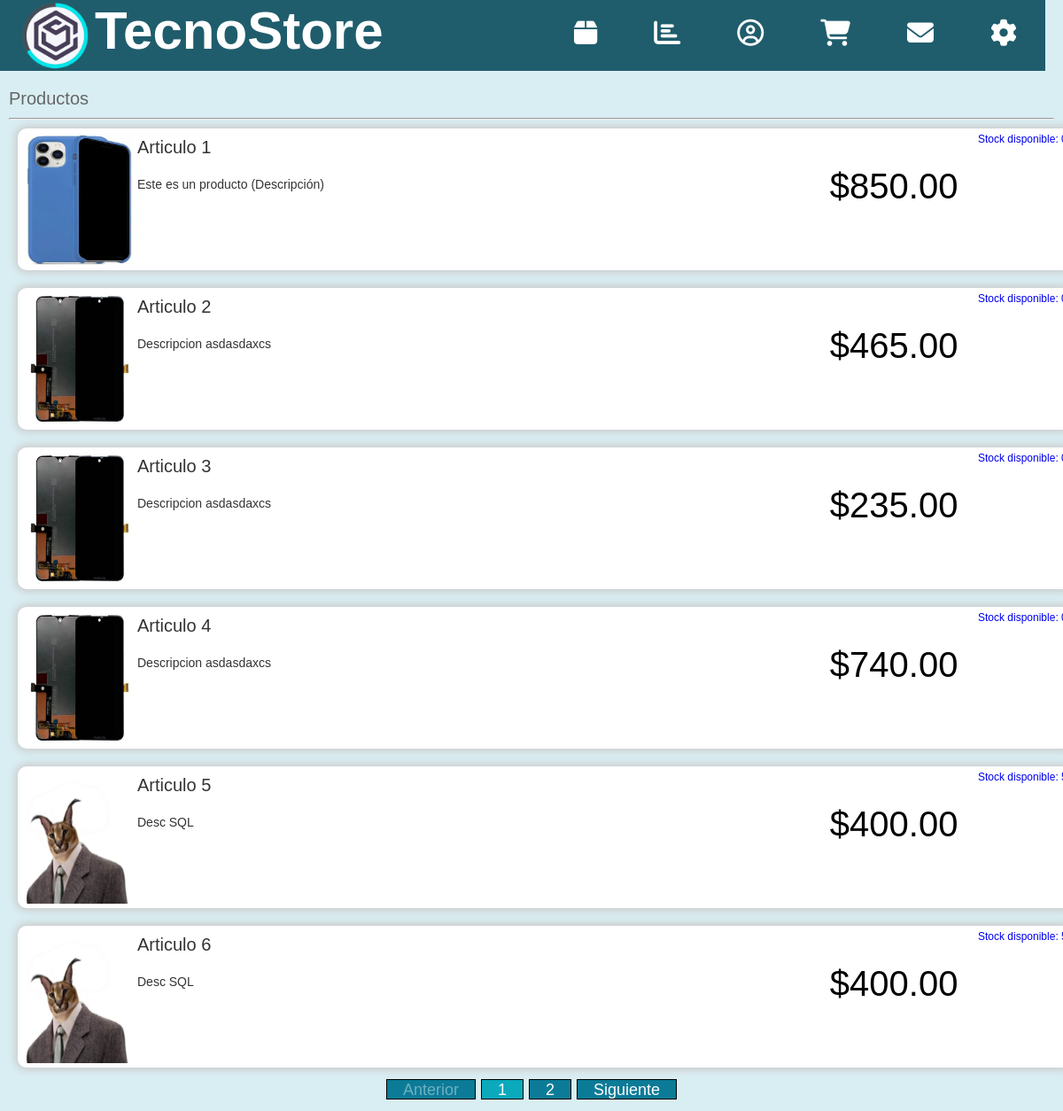
Before: /TecnoStore/index.php?pagina=1 (signed in) with the older database file.
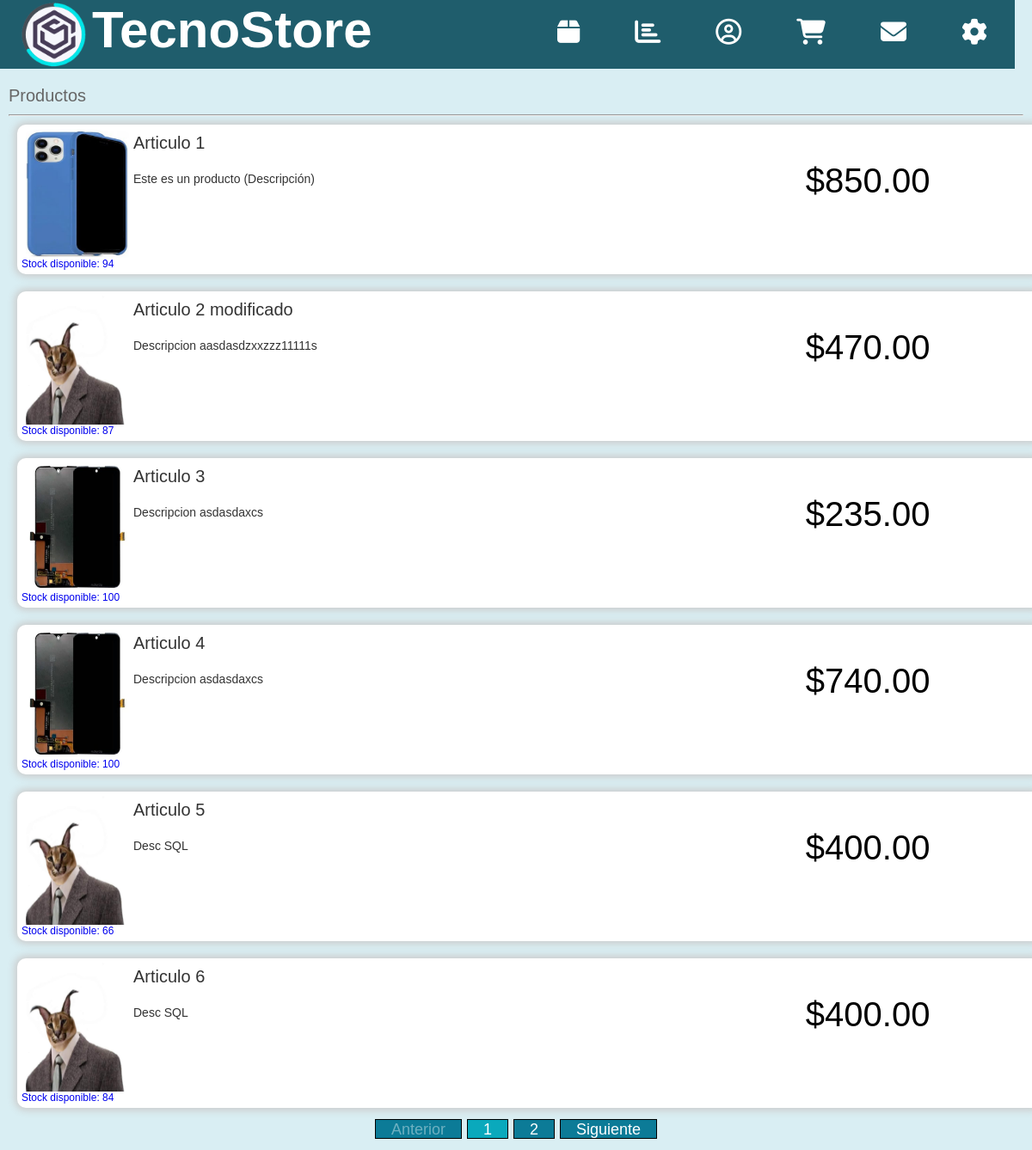
After: the same page with the newer database file.
### tables this page shows
CREATE TABLE `t_productos` (
  `ID` int(11) NOT NULL,
  `Nombre` varchar(50) DEFAULT NULL,
  `Descripcion` varchar(100) DEFAULT NULL,
  `Precio` double(15,2) DEFAULT NULL,
  `Cantidad` int(11) NOT NULL DEFAULT 0,
  `Estado` int(11) NOT NULL DEFAULT 1,
  `Imagen` varchar(255) DEFAULT NULL,
  `Vendidos` int(11) NOT NULL DEFAULT 0,
  `Ganancias` double(15,2) NOT NULL DEFAULT 0.00
);

### TecnoStore/index.php (the view, shortened to what this page needs)
<?php
    include_once('Servicios/conexion2.php');
    $sql = 'SELECT * FROM t_productos WHERE Estado=1';
    $sentencia= $pdo->prepare($sql);
    $sentencia->execute();
    $resultado=$sentencia->fetchAll();
    $id = $_SESSION['id'];
    $nivel = $_SESSION['nivel'];
    $total_articulos = $sentencia->rowCount();
    $articulos_x_pagina = 6;
    $paginas = $total_articulos/$articulos_x_pagina;
    $paginas = ceil($paginas);
?>
<!DOCTYPE html>
<html lang="es">
<head>
    <link rel="stylesheet" href="CSS/index.css">
</head>
<body onload="Load(<?php echo $id; ?>);">
    <nav id="nav">
        <ul><a href="index.php?pagina=1" title="Inicio"><img src="IMG/TS_Logo.png"></a></ul>
        <ul><li><h1>TecnoStore</h1></li></ul>
        <ul>
            <div class="options-place">
                <?php
                    if ($nivel == '1' || $nivel == '2'){
                        echo '<li><a href="gestor.php" title="Gestor"><i class="fas fa-box"></i></a></li>';
                        echo '<li><a href="reportes.php" title="Reportes"><i class="fas fa-chart-bar"></i></a></li>';
                    }
                ?>
                <li><a href="" title="Perfil"><i class="far fa-user-circle"></i></a>
                </li>
                <li><a href="carrito.php" title="Carrito"><i class="fas fa-shopping-cart"></i></a></li>
                <li><a href="contacto.php" title="Contacto"><i class="fas fa-envelope"></i></a></li>
                <li><a href="configuracion.php" title="Configuración"><i class="fas fa-cog"></i></a></li>
            </div>
        </ul>
    </nav>
    <div class="content-page">
        <div class="title-section">Productos</div>
        <hr>
        <div class="products-list" id="space-list">
            <?php
            $iniciar = ($_GET['pagina']-1)*$articulos_x_pagina;
            $sql_articulos = 'SELECT * FROM t_productos WHERE Estado=1 LIMIT :iniciar,:num_articulos';
            $sentencia_articulos= $pdo->prepare($sql_articulos);
            $sentencia_articulos->bindParam(':iniciar', $iniciar, PDO::PARAM_INT);
            $sentencia_articulos->bindParam(':num_articulos', $articulos_x_pagina, PDO::PARAM_INT);
            $sentencia_articulos->execute();
            $resultado_articulos=$sentencia_articulos->fetchAll();
            ?>
            <?php foreach($resultado_articulos as $articulo): ?>
                <div class="product-box">
                    <a href="producto.php?p=<?php echo $articulo['ID'] ?>">
                        <div class="product">
                            <img src="Uploads/<?php echo $articulo['Imagen'] ?>">
                            <div class="detail-middle">
                                <div class="detail-title" id="text"><?php echo $articulo['Nombre'] ?></div>
                                <div class="detail-description"><?php echo $articulo['Descripcion'] ?></div>
                            </div>
                            <div class="detail-price">$<?php echo $articulo['Precio'] ?></div>
                            <div class="detail-quantity">Stock disponible: <?php echo $articulo['Cantidad'] ?> </div>
                        </div>
                    </a>
                </div>
            <?php endforeach ?>
        </div>
        <div class="nav-page">
            <ul class="page-item">
                <li class="page-link <?php echo $_GET['pagina']<=1 ? 'disabled' : '' ?>">
                    <a href="index.php?pagina=<?php echo $_GET['pagina']-1 ?>">
                        Anterior
                    </a>
                </li>
                <?php for($i=0;$i<$paginas;$i++): ?>
                <li class="page-link <?php echo $_GET['pagina']==$i+1 ? 'active' : '' ?>">
                    <a href="index.php?pagina=<?php echo $i+1 ?>">
                        <?php echo $i+1 ?>
                    </a>
                </li>
                <?php endfor ?>
                <li class="page-link <?php echo $_GET['pagina']>=$paginas ? 'disabled' : '' ?>">
                    <a href="index.php?pagina=<?php echo $_GET['pagina']+1 ?>">
                        Siguiente
                    </a>
                </li>
            </ul>
        </div>
    </div>
</body>
</html>

### TecnoStore/CSS/index.css (style rules this page uses)
* { margin: 0; padding: 0; font-family: 'Lucida Sans', 'Lucida Sans Regular', 'Lucida Grande', 'Lucida Sans Unicode', Geneva, Verdana, sans-serif; }
body { background-color: #D9EEF3; }
nav { width: calc(100% - 20px); height: 80px; background: #1F5D6C; }
nav img { padding-left: 20px; height: 80px; float: left; }
nav ul li { list-style: none; }
nav ul li h1 { font-size: 60px; color: #fff; }
nav ul div li { list-style: none; font-size: 30px; cursor: pointer; color:#fff; display: flex; }
nav ul div li a { display: block; padding: 0rem 2rem; color: white; text-decoration: none; }
.options-place { height: 60px; display: flex; float: right; transform: translate( 0,-80%); }
.content-page { margin: auto; padding: 10px; width: calc(100% - 20px); max-width: 1180px; }
.title-section { padding: 10px 0; font-size: 20px; color: #666; }
.products-list { display: table; width: 100%; }
.product-box { display: inline-table; padding: 10px; width: 100%; min-width: 220; }
.product-box a { text-decoration: none; }
.product { display: flex; flex-wrap: wrap; flex-direction: row; padding: 5px; width: 100%; border-radius: 10px; box-shadow: 0 0 8px 3px #ccc; background-color: #fff; }
.product img { padding-left: 5px; width: 120px; height: 150px; border-radius: 10px 10px 0 0; }
.detail-middle { width: 60%; flex-direction: column; }
.detail-title { padding: 5px; font-size: 20px; color: #333; height: 35px; }
.detail-description { font-size: 14px; color: #333; padding: 5px; height: 34px; }
.detail-price { font-size: 40px; color: black; padding: 5px; width: 20%; height: 50%; transform: translate( 30% , 60%); }
.detail-quantity { font-size: 12px; }
.page-item { display: flex; align-items: center; justify-content: center; }
.page-link { background-color: #0C7B97; border: 1px solid black; list-style: none; margin: 3px; }
.page-link a { font-size: 18px; color: #fff; padding: 9.5px 18px; text-decoration: none; }
.active { background-color: #0AA9BC; }
.disabled a { pointer-events: none; opacity: 0.4; }

Changed rows visible on the page:
changed t_productos "Articulo 1": Cantidad (not shown) → "94"
changed t_productos: Imagen: a different picture; Nombre "Articulo 2" → "Articulo 2 modificado"; Descripcion "Descripcion asdasdaxcs" → "Descripcion aasdasdzxxzzz11111s"; Precio "465.00" → "470.00"; Cantidad (not shown) → "87"
changed t_productos "Articulo 3": Cantidad (not shown) → "100"
changed t_productos "Articulo 4": Cantidad (not shown) → "100"
changed t_productos "Articulo 5": Cantidad (not shown) → "66"
changed t_productos "Articulo 6": Cantidad (not shown) → "84"
